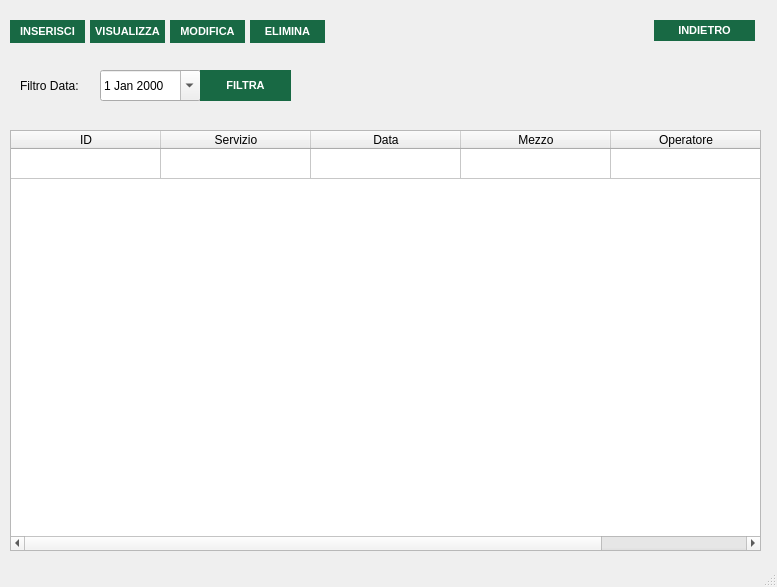
<?xml version="1.0" encoding="UTF-8"?>
<ui version="4.0">
 <class>listaturni_window</class>
 <widget class="QMainWindow" name="listaturni_window">
  <property name="geometry">
   <rect>
    <x>0</x>
    <y>0</y>
    <width>777</width>
    <height>587</height>
   </rect>
  </property>
  <property name="windowTitle">
   <string>Gestione Turni</string>
  </property>
  <property name="windowIcon">
   <iconset resource="xz.qrc">
    <normaloff>:/images/images/AnconAmbiente_Logo.png</normaloff>:/images/images/AnconAmbiente_Logo.png</iconset>
  </property>
  <widget class="QWidget" name="listaturni_widget">
   <widget class="QPushButton" name="visualizza_button">
    <property name="geometry">
     <rect>
      <x>90</x>
      <y>20</y>
      <width>75</width>
      <height>23</height>
     </rect>
    </property>
    <property name="styleSheet">
     <string notr="true">QPushButton{
background-color:rgb(24, 105, 68);
color: white;
border-style: outset;
font:  bold 11px


}

QPushButton:hover{
background-color:rgb(170, 203, 108);
color: white;
border-style: outset;
font:  bold 11px
}</string>
    </property>
    <property name="text">
     <string>VISUALIZZA</string>
    </property>
   </widget>
   <widget class="QPushButton" name="modifica_button">
    <property name="geometry">
     <rect>
      <x>170</x>
      <y>20</y>
      <width>75</width>
      <height>23</height>
     </rect>
    </property>
    <property name="styleSheet">
     <string notr="true">QPushButton{
background-color:rgb(24, 105, 68);
color: white;
border-style: outset;
font:  bold 11px


}

QPushButton:hover{
background-color:rgb(170, 203, 108);
color: white;
border-style: outset;
font:  bold 11px
}</string>
    </property>
    <property name="text">
     <string>MODIFICA</string>
    </property>
   </widget>
   <widget class="QTableWidget" name="tabella_turni">
    <property name="geometry">
     <rect>
      <x>10</x>
      <y>130</y>
      <width>751</width>
      <height>421</height>
     </rect>
    </property>
    <property name="selectionBehavior">
     <enum>QAbstractItemView::SelectRows</enum>
    </property>
    <attribute name="horizontalHeaderDefaultSectionSize">
     <number>150</number>
    </attribute>
    <attribute name="horizontalHeaderShowSortIndicator" stdset="0">
     <bool>false</bool>
    </attribute>
    <attribute name="horizontalHeaderStretchLastSection">
     <bool>true</bool>
    </attribute>
    <attribute name="verticalHeaderVisible">
     <bool>false</bool>
    </attribute>
    <attribute name="verticalHeaderCascadingSectionResizes">
     <bool>false</bool>
    </attribute>
    <row>
     <property name="text">
      <string>DADADAD</string>
     </property>
    </row>
    <column>
     <property name="text">
      <string>ID</string>
     </property>
    </column>
    <column>
     <property name="text">
      <string>Servizio</string>
     </property>
    </column>
    <column>
     <property name="text">
      <string>Data</string>
     </property>
    </column>
    <column>
     <property name="text">
      <string>Mezzo</string>
     </property>
    </column>
    <column>
     <property name="text">
      <string>Operatore</string>
     </property>
    </column>
   </widget>
   <widget class="QPushButton" name="inserisci_button">
    <property name="geometry">
     <rect>
      <x>10</x>
      <y>20</y>
      <width>75</width>
      <height>23</height>
     </rect>
    </property>
    <property name="styleSheet">
     <string notr="true">QPushButton{
background-color:rgb(24, 105, 68);
color: white;
border-style: outset;
font:  bold 11px


}

QPushButton:hover{
background-color:rgb(170, 203, 108);
color: white;
border-style: outset;
font:  bold 11px
}</string>
    </property>
    <property name="text">
     <string>INSERISCI</string>
    </property>
   </widget>
   <widget class="QLabel" name="label_2">
    <property name="geometry">
     <rect>
      <x>30</x>
      <y>50</y>
      <width>601</width>
      <height>16</height>
     </rect>
    </property>
    <property name="text">
     <string/>
    </property>
   </widget>
   <widget class="QPushButton" name="elimina_button">
    <property name="geometry">
     <rect>
      <x>250</x>
      <y>20</y>
      <width>75</width>
      <height>23</height>
     </rect>
    </property>
    <property name="styleSheet">
     <string notr="true">QPushButton{
background-color:rgb(24, 105, 68);
color: white;
border-style: outset;
font:  bold 11px


}

QPushButton:hover{
background-color:rgb(170, 203, 108);
color: white;
border-style: outset;
font:  bold 11px
}</string>
    </property>
    <property name="text">
     <string>ELIMINA</string>
    </property>
   </widget>
   <widget class="QPushButton" name="indietro_button">
    <property name="geometry">
     <rect>
      <x>654</x>
      <y>20</y>
      <width>101</width>
      <height>21</height>
     </rect>
    </property>
    <property name="styleSheet">
     <string notr="true">QPushButton{
background-color:rgb(24, 105, 68);
color: white;
border-style: outset;
font:  bold 11px


}

QPushButton:hover{
background-color:rgb(170, 203, 108);
color: white;
border-style: outset;
font:  bold 11px
}</string>
    </property>
    <property name="text">
     <string>INDIETRO</string>
    </property>
   </widget>
   <widget class="QDateEdit" name="date_filter">
    <property name="geometry">
     <rect>
      <x>100</x>
      <y>70</y>
      <width>101</width>
      <height>31</height>
     </rect>
    </property>
    <property name="calendarPopup">
     <bool>true</bool>
    </property>
   </widget>
   <widget class="QLabel" name="warning_label">
    <property name="geometry">
     <rect>
      <x>10</x>
      <y>110</y>
      <width>601</width>
      <height>16</height>
     </rect>
    </property>
    <property name="palette">
     <palette>
      <active>
       <colorrole role="WindowText">
        <brush brushstyle="SolidPattern">
         <color alpha="255">
          <red>255</red>
          <green>0</green>
          <blue>0</blue>
         </color>
        </brush>
       </colorrole>
       <colorrole role="Text">
        <brush brushstyle="SolidPattern">
         <color alpha="255">
          <red>255</red>
          <green>0</green>
          <blue>0</blue>
         </color>
        </brush>
       </colorrole>
       <colorrole role="PlaceholderText">
        <brush brushstyle="SolidPattern">
         <color alpha="128">
          <red>255</red>
          <green>0</green>
          <blue>0</blue>
         </color>
        </brush>
       </colorrole>
      </active>
      <inactive>
       <colorrole role="WindowText">
        <brush brushstyle="SolidPattern">
         <color alpha="255">
          <red>255</red>
          <green>0</green>
          <blue>0</blue>
         </color>
        </brush>
       </colorrole>
       <colorrole role="Text">
        <brush brushstyle="SolidPattern">
         <color alpha="255">
          <red>255</red>
          <green>0</green>
          <blue>0</blue>
         </color>
        </brush>
       </colorrole>
       <colorrole role="PlaceholderText">
        <brush brushstyle="SolidPattern">
         <color alpha="128">
          <red>255</red>
          <green>0</green>
          <blue>0</blue>
         </color>
        </brush>
       </colorrole>
      </inactive>
      <disabled>
       <colorrole role="WindowText">
        <brush brushstyle="SolidPattern">
         <color alpha="255">
          <red>190</red>
          <green>190</green>
          <blue>190</blue>
         </color>
        </brush>
       </colorrole>
       <colorrole role="Text">
        <brush brushstyle="SolidPattern">
         <color alpha="255">
          <red>190</red>
          <green>190</green>
          <blue>190</blue>
         </color>
        </brush>
       </colorrole>
       <colorrole role="PlaceholderText">
        <brush brushstyle="SolidPattern">
         <color alpha="128">
          <red>0</red>
          <green>0</green>
          <blue>0</blue>
         </color>
        </brush>
       </colorrole>
      </disabled>
     </palette>
    </property>
    <property name="text">
     <string/>
    </property>
   </widget>
   <widget class="QLabel" name="label">
    <property name="geometry">
     <rect>
      <x>20</x>
      <y>70</y>
      <width>81</width>
      <height>31</height>
     </rect>
    </property>
    <property name="text">
     <string>Filtro Data:</string>
    </property>
   </widget>
   <widget class="QPushButton" name="search_button">
    <property name="geometry">
     <rect>
      <x>200</x>
      <y>70</y>
      <width>91</width>
      <height>31</height>
     </rect>
    </property>
    <property name="styleSheet">
     <string notr="true">QPushButton{
background-color:rgb(24, 105, 68);
color: white;
border-style: outset;
font:  bold 11px


}

QPushButton:hover{
background-color:rgb(170, 203, 108);
color: white;
border-style: outset;
font:  bold 11px
}</string>
    </property>
    <property name="text">
     <string>FILTRA</string>
    </property>
   </widget>
  </widget>
  <widget class="QStatusBar" name="statusbar"/>
 </widget>
 <resources>
  <include location="xz.qrc"/>
 </resources>
 <connections/>
</ui>
